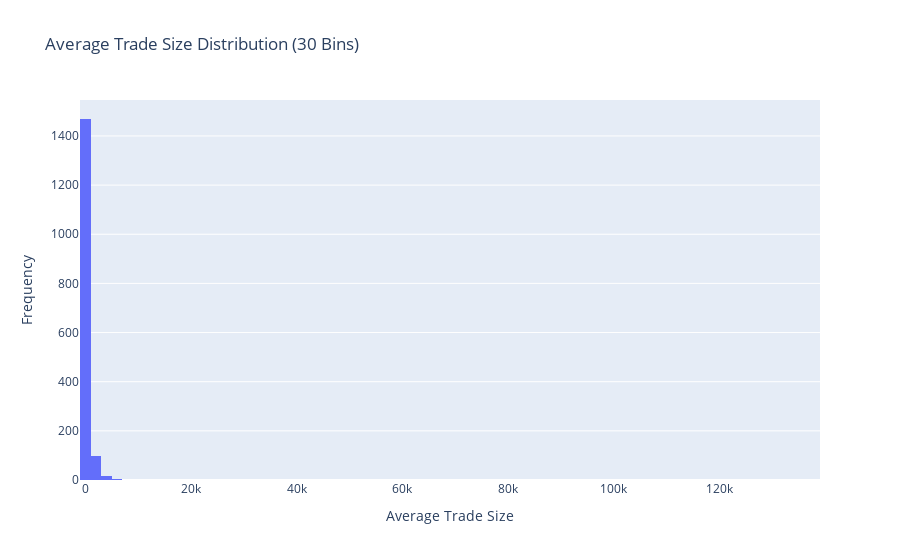

The notebook cell this image was saved under:
### Code cell
import plotly.graph_objects as go

fig = go.Figure()
fig.add_trace(go.Histogram(
    x=df['Average Trade Size'],
    nbinsx=100,  # Explicitly set number of bins
    name='Total Trades'
))
fig.update_layout(
    title='Average Trade Size Distribution (30 Bins)',
    xaxis_title='Average Trade Size',
    yaxis_title='Frequency'
)
fig.show()

### Figure 1 — Plotly figure (JSON) as saved in the notebook; plotly's stock layout.template omitted (floating-point values rounded to 4 significant figures; data arrays with more than 128 entries replaced by an {"elided": "..."} marker saying what was removed)
{"data": [{"name": "Total Trades", "nbinsx": 100, "type": "histogram", "x": {"elided": "1592 float values"}}], "layout": {"title": {"text": "Average Trade Size Distribution (30 Bins)"}, "xaxis": {"title": {"text": "Average Trade Size"}}, "yaxis": {"title": {"text": "Frequency"}}}}
